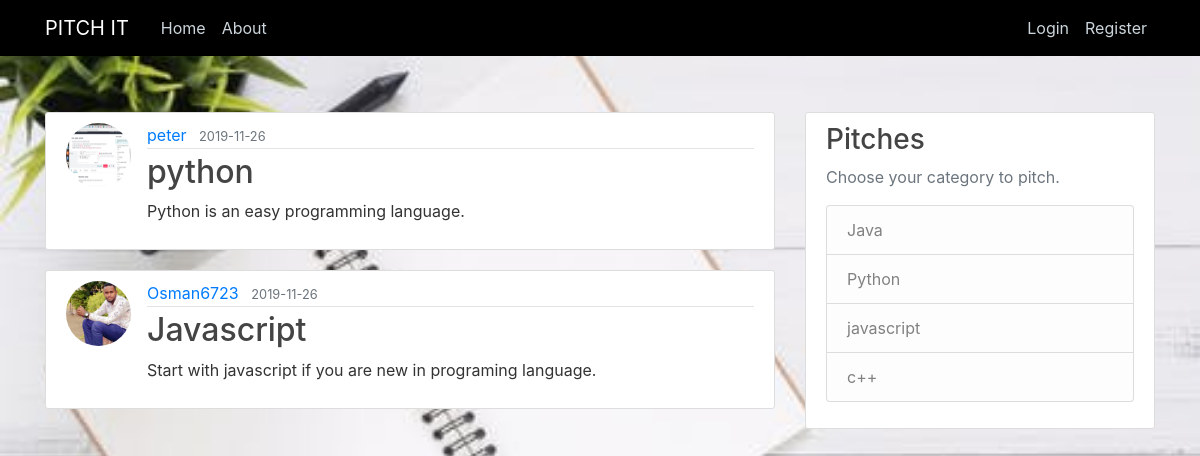
Page /home on the earlier database version.
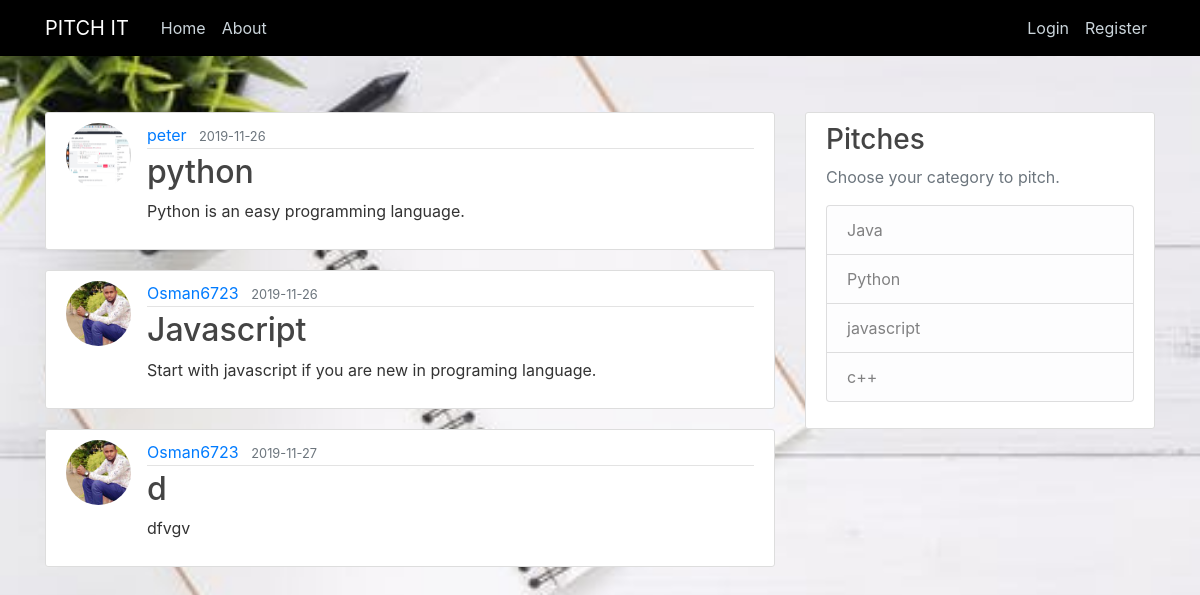
Same page on the later database version.
### pitch/models.py (models this page shows, shortened)
class Post(db.Model):
    id = db.Column(db.Integer, primary_key=True)
    title = db.Column(db.String(100), nullable=False)
    date_posted = db.Column(db.DateTime, nullable=False, default=datetime.utcnow)
    content = db.Column(db.Text, nullable=False)
    user_id = db.Column(db.Integer, db.ForeignKey('user.id'), nullable=False)

class User(db.Model, UserMixin):
    id = db.Column(db.Integer, primary_key=True)
    username = db.Column(db.String(20), unique=True, nullable=False)
    email = db.Column(db.String(120), unique=True, nullable=False)
    image_file = db.Column(db.String(20), nullable=False, default='default.jpg')
    password = db.Column(db.String(60), nullable=False)
    posts = db.relationship('Post', backref='author', lazy=True)

### pitch/routes.py (the view)
@app.route("/")
@app.route("/home")
def home():
    posts = Post.query.all()
    return render_template('home.html', posts=posts)

### pitch/templates/home.html
{% extends "layouts.html" %}
{% block content %}
    {% for post in posts %}
        <article class="media content-section">
          <img class="rounded-circle article-img" src="{{ url_for('static', filename='profile_pics/' + post.author.image_file) }}">
          <div class="media-body">
            <div class="article-metadata">
              <a class="mr-2" href="#">{{ post.author.username }}</a>
              <small class="text-muted">{{ post.date_posted.strftime('%Y-%m-%d') }}</small>
            </div>
            <h2><a class="article-title" href="{{ url_for('post', post_id=post.id) }}">{{ post.title }}</a></h2>
            <p class="article-content">{{ post.content }}</p>
          </div>
        </article>
    {% endfor %}
{% endblock content %}

Differences in the rows shown:
added Post: image_file (placeholder picture), author.username "Osman6723", date_posted "2019-11-27", title "d", content "dfvgv"
